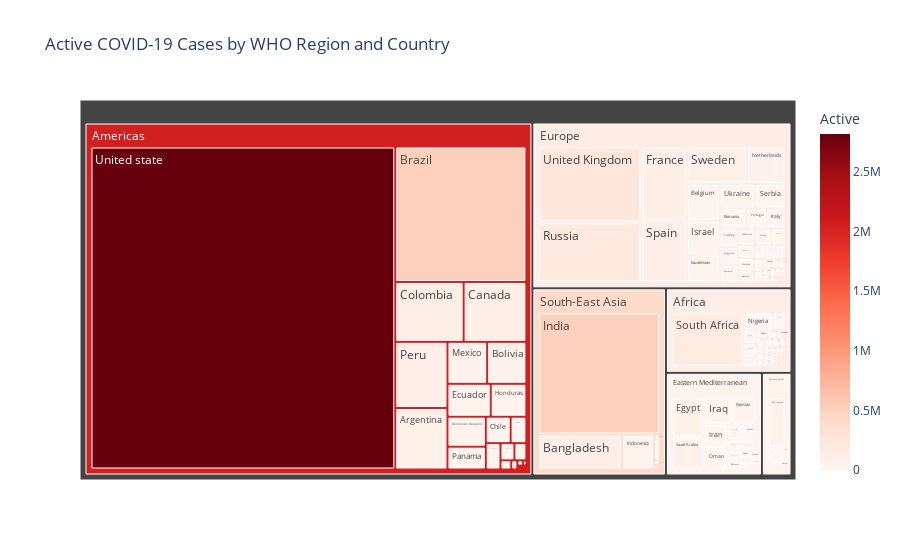

The notebook cell saved with this chart:
### Code cell
fig = px.treemap(
    df,path=['WHO Region', 'Country/Region'], values='Active',title='Active COVID-19 Cases by WHO Region and Country',color='Active',
  color_continuous_scale='Reds'
)

fig.show()

fig.write_image("treemap.png")

# Display PNG inside notebook (GitHub will show this)
display(Image("treemap.png"))

### Figure 1 — Plotly figure (JSON) as saved in the notebook; plotly's stock layout.template omitted (floating-point values rounded to 4 significant figures; data arrays with more than 128 entries replaced by an {"elided": "..."} marker saying what was removed)
{"data": [{"branchvalues": "total", "customdata": {"elided": "193x1 float values"}, "domain": {"x": [0, 1], "y": [0, 1]}, "hovertemplate": "labels=%{label}<br>Active_sum=%{value}<br>parent=%{parent}<br>id=%{id}<br>Active=%{color}<extra></extra>", "ids": {"elided": "193 str values"}, "labels": {"elided": "193 str values"}, "marker": {"coloraxis": "coloraxis", "colors": {"elided": "193 float values"}}, "name": "", "parents": {"elided": "193 str values"}, "type": "treemap", "values": {"elided": "193 float values"}}], "layout": {"coloraxis": {"colorbar": {"title": {"text": "Active"}}, "colorscale": [[0, "rgb(255,245,240)"], [0.125, "rgb(254,224,210)"], [0.25, "rgb(252,187,161)"], [0.375, "rgb(252,146,114)"], [0.5, "rgb(251,106,74)"], [0.625, "rgb(239,59,44)"], [0.75, "rgb(203,24,29)"], [0.875, "rgb(165,15,21)"], [1, "rgb(103,0,13)"]]}, "legend": {"tracegroupgap": 0}, "title": {"text": "Active COVID-19 Cases by WHO Region and Country"}}}
